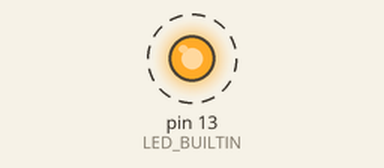
Recording of a sketch running on a simulated Arduino Uno, built with avr-gcc and run on an emulated ATmega328P. Parts: output pins drawn as LEDs (lit = HIGH). Dashed ring = blinking. What the sketch prints to the serial monitor is not drawn.

Above: at 1.5 s.
Timing chart, 0 to 5.6 s (numbered marks = the images above):
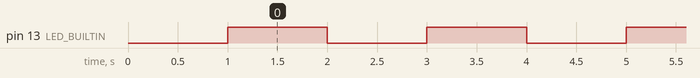

The sketch:

blink-arduino-uno.ino
```cpp
#define DEBUG 1
void setup() {
  Serial.begin(9600);
  while( !Serial);
#ifdef DEBUG
  Serial.println("setup started...");
#endif

  pinMode(LED_BUILTIN, OUTPUT);
  delay(1000);
  #ifdef DEBUG
  Serial.println("setup completed...");
#endif
}

void loop() {
  Serial.println("Hello from Arduino");
  digitalWrite(LED_BUILTIN, HIGH);
  delay(1000);
  digitalWrite(LED_BUILTIN, LOW);
  delay(1000);
}
```

Measured:
- by itself, pin 13 (LED_BUILTIN): alternates HIGH for 1.0 s and LOW for 1.0 s
